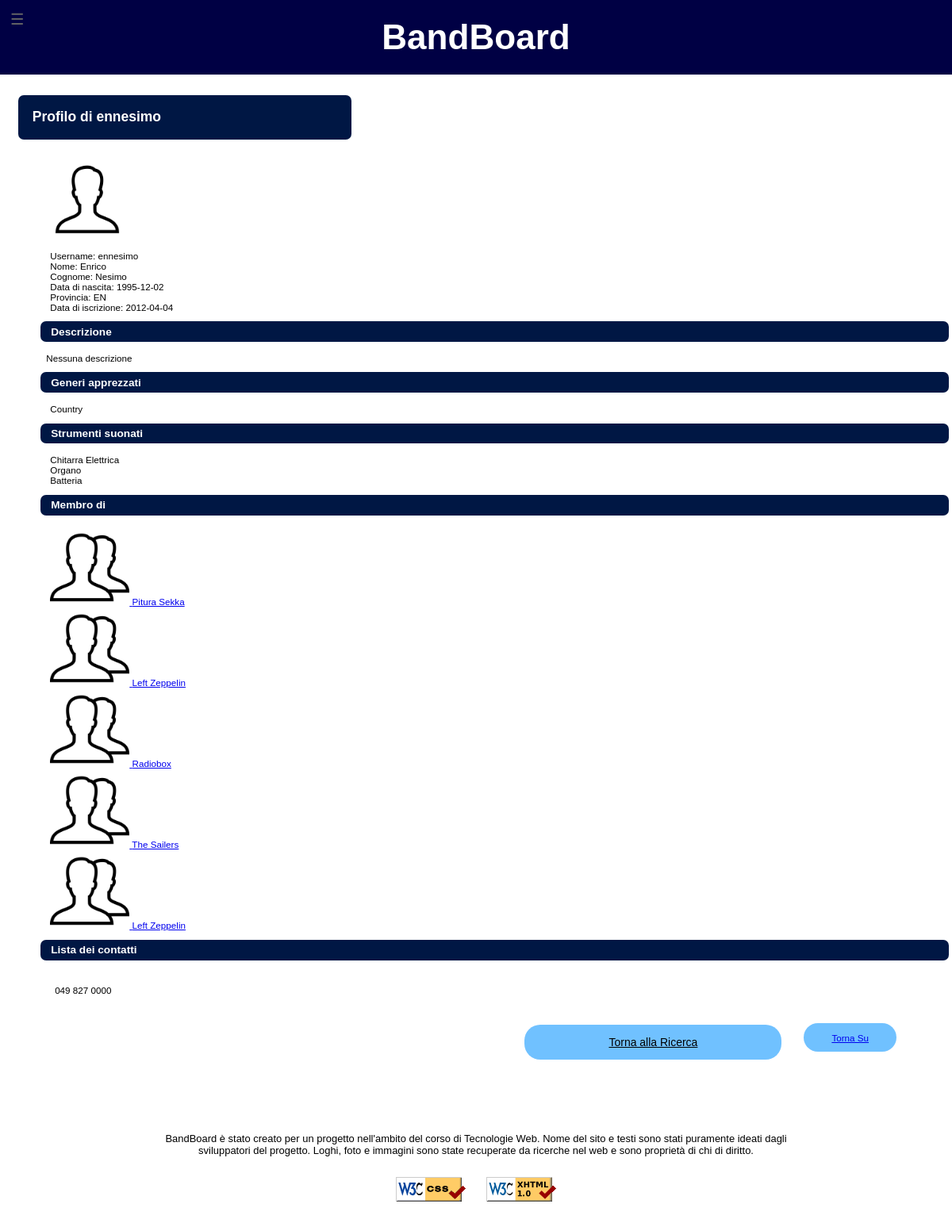
/profiloUtente/profiloUtente.php?username=ennesimo&page=ricerca&num=1, run on the app's committed database.
### tables this page shows
CREATE TABLE IF NOT EXISTS Utenti (
	username		VARCHAR(25) PRIMARY KEY,
	password	    CHAR(32) NOT NULL,
	email			VARCHAR(45) NOT NULL UNIQUE,
	nome            VARCHAR(20) DEFAULT NULL,
	cognome         VARCHAR(20) DEFAULT NULL,
	dataNascita		DATE NOT NULL,
	immagine		VARCHAR(45) DEFAULT NULL COMMENT 'Immagine profilo; NULL implica immagine di default',
	descrizione     VARCHAR(200) DEFAULT NULL COMMENT 'Descrizione dell\'utente',
	dataIscrizione	DATETIME NOT NULL,
	provincia		CHAR(2) DEFAULT NULL COMMENT 'Provincia di residenza',
	FOREIGN KEY (provincia) REFERENCES Province (sigla)
	    ON DELETE NO ACTION
	    ON UPDATE CASCADE
);

CREATE TABLE IF NOT EXISTS GeneriMusicali (
	nome			VARCHAR(45) PRIMARY KEY
);

CREATE TABLE IF NOT EXISTS Gruppi (
	idGruppo		INT(10) UNSIGNED PRIMARY KEY AUTO_INCREMENT,
	nome			VARCHAR(45) NOT NULL,
	immagine		VARCHAR(45) DEFAULT NULL COMMENT 'Immagine profilo; NULL implica immagine di default',
	descrizione     VARCHAR(200) DEFAULT NULL COMMENT 'Descrizione del gruppo',
	dataIscrizione	DATETIME NOT NULL,
	provincia		CHAR(2) NOT NULL,
	FOREIGN KEY (provincia) REFERENCES Province (sigla)
	    ON DELETE NO ACTION
	    ON UPDATE CASCADE
);

CREATE TABLE IF NOT EXISTS ContattiUtenti (
	idContatto		INT(10) UNSIGNED PRIMARY KEY AUTO_INCREMENT,
	utente  		VARCHAR(25) NOT NULL,
	tipoContatto	VARCHAR(20) NOT NULL,
	contatto		VARCHAR(100) NOT NULL COMMENT 'Stringa contenente il recapito',
	FOREIGN KEY (utente) REFERENCES Utenti (username)
	    ON DELETE CASCADE
	    ON UPDATE CASCADE,
    FOREIGN KEY (tipoContatto) REFERENCES TipiContatti (nome)
        ON DELETE CASCADE
        ON UPDATE CASCADE
);

### lib/php/paths.php (called while the page is built)
<?php
class Paths {
	public static function getRelativePath($from, $to) {
		$from = is_dir($from) ? rtrim($from, '\/') . '/' : $from;
		$to   = is_dir($to)   ? rtrim($to, '\/') . '/'   : $to;
		$from = str_replace('\\', '/', $from);
		$to   = str_replace('\\', '/', $to);
		$from     = explode('/', $from);
		$to       = explode('/', $to);
		$relPath  = $to;
		foreach ($from as $depth => $dir) {
			if ($dir === $to[$depth]) {
				array_shift($relPath);
			} else {
				$remaining = count($from) - $depth;
				if ($remaining > 1) {
					$padLength = (count($relPath) + $remaining - 1) * -1;
					$relPath = array_pad($relPath, $padLength, '..');
					break;
				} else {
					$relPath[0] = './' . $relPath[0];
				}
			}
		}
		return implode('/', $relPath);
	}
}

### profiloUtente/profiloUtente.php (the view, shortened to what this page needs)
<?php
include_once "../lib/php/start.php";
include_once "../lib/php/header.php";
include_once "../lib/php/menu.php";
include_once "../lib/php/footer.php";
$page="";
$page=$page.Start::getHead(array(
	'Titolo' => $_REQUEST['username']." - BandBoard",
	'DescrizioneBreve' => "Profilo Utente - BandBoard",
	'Descrizione' => "Pagina di visualizzazione di un utente del sito BandBoard",
	'Keywords' => array("BandBoard", "profilo", $_REQUEST['username'], "utente", "musicista", "bacheca", "musica", "musicisti", "gruppi"),
	'Stylesheets' => array("style.css"),
	'Extra' => array("<link rel=\"stylesheet\" media=\"handheld, screen and (max-width:480px), only screen and (max-device-width:480px)\" href=\"../lib/css/style_mobile.css\" type=\"text/css\" />", '<link rel="stylesheet" type="text/css" media="print" href="../lib/css/style_print.css" />')
	));
$page=$page."<body>";
$page=$page.Header::getHeader();
if (isset($_SESSION['username'])) {
	$logout="<div class=\"logout\">
                <form action=\"../lib/php/logout.php\" method=\"post\">
	                <p><input type=\"submit\" id=\"logout\" value=\"Logout\" /></p>
                </form>
            </div>";
	$page=$page.$logout;
	$page=$page."<div class=\"nav\">".Menu::getMenu(array(
		'<a href="../index.php" xml:lang="en" lang="en">Home</a>',
		"<a href='../settings/index.php'>Modifica Profilo</a>",
		"<a href='../cercaUtenti/index.php'>Cerca Utenti</a>",
		"<a href='../cercaGruppi/index.php'>Cerca Gruppi</a>",
		"<a href='../gestioneBand/gestioneBand.php'>I Miei Gruppi</a>")
		)."</div>";
} else {
	$page=$page."<div class=\"nav\">".Menu::getMenu(array('<a href="../index.php" xml:lang="en" lang="en">Home</a>', "<a href='../cercaUtenti/index.php'>Cerca Utenti</a>", "<a href='../cercaGruppi/index.php'>Cerca Gruppi</a>"))."</div>";
}
$page=$page.file_get_contents(realpath(dirname(__FILE__))."/profiloUtente.txt");
$connessione=dbConnectionData::getMysqli();
try {
	if ($connessione->connect_errno) {
		throw new Exception("Connessione fallita: ".$connessione->connect_error.".");
	} else {
		$query="SELECT username, nome, cognome, dataNascita, immagine, descrizione, provincia, dataIscrizione, email FROM Utenti WHERE username=\"".$_REQUEST["username"]."\";";
		if (!$result=$connessione->query($query)) {
			$page .= "Query non valida: ".$connessione->error.".";
		} else {
			if ($result->num_rows>0) {
				while ($row=$result->fetch_array(MYSQLI_ASSOC)) {
					if ($row['immagine']==NULL) {
						$row['immagine']="defaultUser.png";
						$img="<img id=\"fotoprofilo\" src=\"../images/site/".$row['immagine']."\" alt=\"Immagine di ".$row['nome']."\" />";
					} else {
						$img="<img id=\"fotoprofilo\" src=\"../images/bands/".$row['immagine']."\" alt=\"Immagine di ".$row['nome']."\" />";
					}
					$page=str_replace("<email />", $row['email'], $page);
					$page=str_replace("<nickname />", $row['username'], $page);
					$page=str_replace("<immagineProfilo />", $img, $page);
					$page=str_replace("<nome />", $row['nome'], $page);
					$page=str_replace("<cognome />", $row['cognome'], $page);
					$page=str_replace("<dataIscrizione />", substr($row['dataIscrizione'], 0, 10), $page);
					$page=str_replace("<dataNascita />", $row['dataNascita'], $page);
					$page=str_replace("<provincia />", $row['provincia'], $page);
					if ($row['descrizione']==NULL || $row['descrizione']=='') {
						$row['descrizione']="Nessuna descrizione";
					}
					$page=str_replace("<descrizione />", $row['descrizione'], $page);
				}
			}
		}
		$query="SELECT GM.nome FROM Utenti U JOIN GeneriUtenti GU ON U.username=GU.utente JOIN GeneriMusicali GM ON GU.genere=GM.nome WHERE U.username=\"".$_REQUEST["username"]."\";";
		$gen="";
		if (!$result=$connessione->query($query)) {
			$page .= "Query non valida: ".$connessione->error.".";
		} else {
			if ($result->num_rows>0) {
				$gen="<ul>";
					while ($row=$result->fetch_array(MYSQLI_ASSOC)) {
					$gen=$gen."<li>".$row['nome']."</li>";
					}
					$gen=$gen."</ul>";
			} else {
				$gen="<p>Nessun genere</p>";
			}
		}
		$page=str_replace("<generiApprezzati />", $gen, $page);
		$query="SELECT C.strumento FROM Utenti U JOIN Conoscenze C ON U.username=C.utente JOIN Strumenti S ON S.nome=C.strumento WHERE U.username=\"".$_REQUEST["username"]."\";";
		$strumenti="";
		if (!$result=$connessione->query($query)) {
			$page .= "Query non valida: ".$connessione->error.".";
		} else {
			if ($result->num_rows>0) {
				$strumenti="<ul>";
				while ($row=$result->fetch_array(MYSQLI_ASSOC)) {
				$strumenti=$strumenti."<li>".$row['strumento']."</li>";
				}
				$strumenti=$strumenti."</ul>";
			} else {
				$strumenti="<p>Nessuno strumento</p>";
			}
		}
		$page=str_replace("<strumentiSuonati />", $strumenti, $page);
		$query="SELECT G.nome, G.immagine, G.idGruppo FROM Conoscenze C JOIN Formazioni F ON C.idConoscenza=F.ruolo JOIN Gruppi G ON F.gruppo=G.idGruppo WHERE C.utente=\"".$_REQUEST["username"]."\";";
		$gruppi="";
		if (!$result=$connessione->query($query)) {
			$page .= "Query non valida: ".$connessione->error.".";
		} else {
			if ($result->num_rows>0) {
				$gruppi="<ul>";
				while ($row=$result->fetch_array(MYSQLI_ASSOC)) {
					if ($row['immagine']==NULL) {
						$row['immagine']="defaultBand.png";
						$gruppi=$gruppi."<li><a href=\"../profiloGruppo/profiloGruppo.php?idGruppo=" . $row['idGruppo'] . "\"><img class=\"listImage\" src=\"../images/site/".$row['immagine']."\" alt=\"Immagine di ".$row['nome']."\" /> ".$row['nome'];
					} else {
						$gruppi=$gruppi."<li class=\"elementResult\"><a href=\"../profiloGruppo/profiloGruppo.php?idGruppo=" . $row['idGruppo'] . "\"><img class=\"listImage\" src=\"../images/bands/".$row['immagine']."\" alt=\"Immagine di ".$row['nome']."\" /> ".$row['nome'];
					}
					$gruppi=$gruppi."</a></li>";
				}
				$gruppi=$gruppi."</ul>";
			}
			else {
				$gruppi="<p>Nessun gruppo</p>";}
		}
		$page=str_replace("<nomeGruppi />", $gruppi, $page);
		$query="SELECT utente, tipoContatto, contatto FROM ContattiUtenti WHERE utente=\"".$_REQUEST["username"]."\";";
		if (!$result=$connessione->query($query)) {
			$page .= "Query non valida: ".$connessione->error.".";
		} else {
			$contacts = '';
			if ($result->num_rows > 0) {
				$contacts = '<ul>';
				while ($row=$result->fetch_array(MYSQLI_ASSOC)) {
					switch ($row['tipoContatto']) {
						case 'whatsapp':
						default:
							$contacts .= '<li>' . $row['contatto'] . '</li>';
							break;
					}
				}
				$contacts .= '</ul>';
			} else {
				$contacts = '<p>Nessuna informazione di contatto.</p>';
			}
		}
		$page=str_replace("<contatti />", $contacts, $page);
	}
}catch (Exception $e){
	$page .= "Errore: dati non recuperati (".$e->getMessage().").";
}
if (!isset($_REQUEST['page']) || $_REQUEST['page']=="index") {
	$pagPrec="<p class=\"paginaPrec\"><a href=\"../index.php\" id=\"torna\">Torna alla <span xml:lang=\"en\" lang=\"en\">Home</span></a></p>";
} else {
	if ($_REQUEST['page']=="ricerca") {
		$pagPrec="<p class=\"paginaPrec\"><a href=\"../cercaUtenti/index.php?num=".$_REQUEST['num']."\" id=\"torna\">Torna alla Ricerca</a></p>";
	}
}
$page=str_replace("<pagPrec />", $pagPrec, $page);
$page=str_replace("<footer />", Footer::getFooter(), $page);
$page=$page."</body></html>";
echo $page;
?>

### data on the page
utenti: email "Profilo di ennesimo Username : ennesimo Nome: Enrico Cognome: Nesimo Data di nascita: 1995-12-02 Provincia: EN Data di iscrizione: 2012-04-04 Descrizione Nessuna descrizione Generi apprezzati Strumenti suonati Membro di Lista dei contatti Torna Su"
generimusicali: nome "Country"
gruppi: nome "Pitura Sekka"
gruppi: nome "Left Zeppelin Left Zeppelin"
gruppi: nome "Radiobox"
gruppi: nome "The Sailers"
contattiutenti: contatto "049 827 0000"

### other printed values
$nomeSito "BandBoard"
$row['strumento'] "Chitarra Elettrica Organo Batteria"
